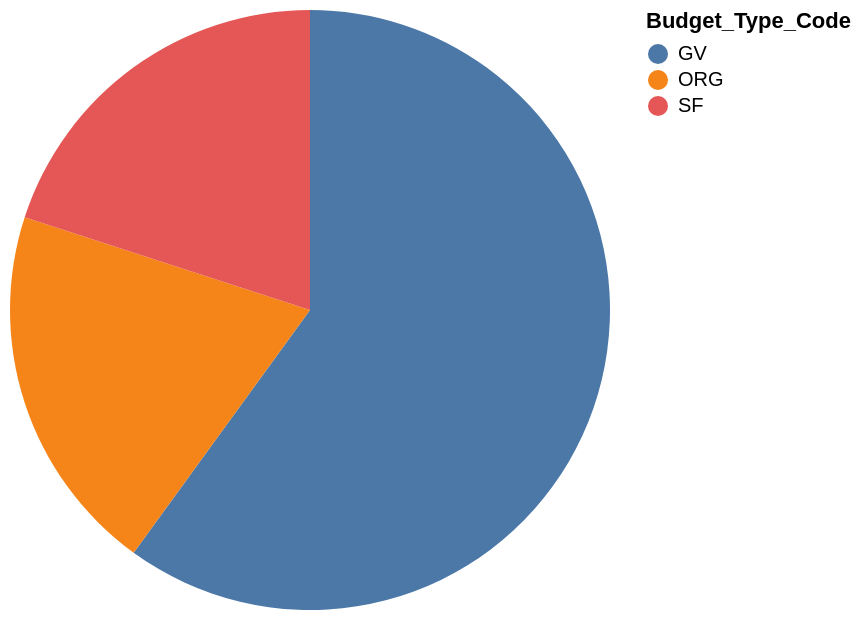

Source (Vega-Lite JSON):
### Vega-Lite specification from a JSON file in a GitHub repository (floating-point values rounded to 4 significant figures)
{"data": {"values": [{"x_data": "GV", "y_data": 6}, {"x_data": "ORG", "y_data": 2}, {"x_data": "SF", "y_data": 2}]}, "mark": "arc", "encoding": {"theta": {"field": "y_data", "type": "quantitative", "title": "count(*)"}, "color": {"field": "x_data", "type": "nominal", "title": "Budget_Type_Code"}}}
